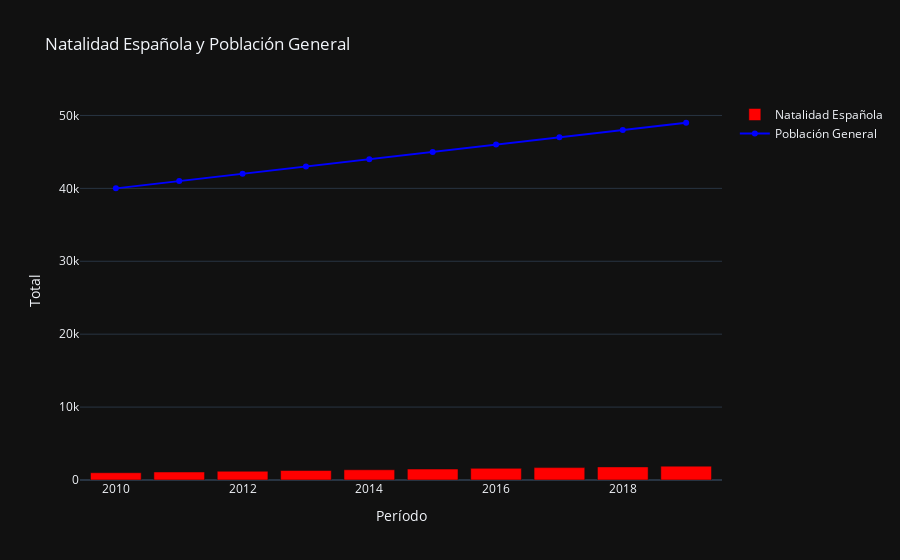

Notebook code for this chart:
### Code cell
# Crear la traza del gráfico de barras para natalidad española
trace_natalidad_espanola = go.Bar(
    x=df['periodo'],
    y=df['natalidad_espanola'],
    name='Natalidad Española',
    marker=dict(color='red')
)

# Crear la traza del gráfico de línea para población general
trace_poblacion_general = go.Scatter(
    x=df['periodo'],
    y=df['poblacion_general'],
    mode='lines+markers',
    name='Población General',
    marker=dict(color='blue')
)

# Combinar las trazas en un solo gráfico
data = [trace_natalidad_espanola, trace_poblacion_general]

# Definir el diseño del gráfico
layout = go.Layout(
    title='Natalidad Española y Población General',
    xaxis=dict(title='Período'),
    yaxis=dict(title='Total')
)

# Crear el objeto Figure con los datos y el diseño
fig = go.Figure(data=data, layout=layout)

# Mostrar el gráfico
fig.show()

### Figure 1 — Plotly figure (JSON) as saved in the notebook; plotly's stock layout.template omitted (floating-point values rounded to 4 significant figures)
{"data": [{"marker": {"color": "red"}, "name": "Natalidad Española", "x": [2010, 2011, 2012, 2013, 2014, 2015, 2016, 2017, 2018, 2019], "y": [1000, 1100, 1200, 1300, 1400, 1500, 1600, 1700, 1800, 1900], "type": "bar"}, {"marker": {"color": "blue"}, "mode": "lines+markers", "name": "Población General", "x": [2010, 2011, 2012, 2013, 2014, 2015, 2016, 2017, 2018, 2019], "y": [40000, 41000, 42000, 43000, 44000, 45000, 46000, 47000, 48000, 49000], "type": "scatter"}], "layout": {"title": {"text": "Natalidad Española y Población General"}, "xaxis": {"title": {"text": "Período"}}, "yaxis": {"title": {"text": "Total"}}}}
